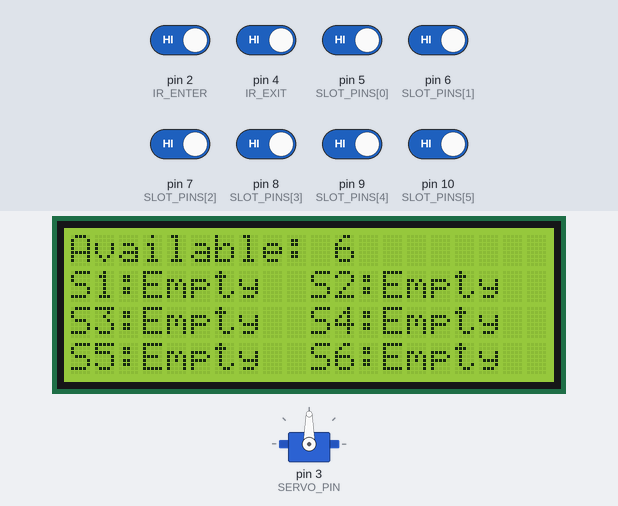
Bench run of a sketch on a simulated Arduino Uno, built with avr-gcc and run on an emulated ATmega328P. Shown: servo, 20×4 character LCD. The test bench sets the inputs (shaded band); at power-on: pin 2 (IR_ENTER), pin 4 (IR_EXIT), pin 5 (SLOT_PINS[0]), pin 6 (SLOT_PINS[1]), pin 7 (SLOT_PINS[2]), pin 8 (SLOT_PINS[3]), pin 9 (SLOT_PINS[4]), pin 10 (SLOT_PINS[5]) HIGH. What the sketch prints to the serial monitor is not drawn.

Above: at 4.3 s.
4.4 s: pin 5 (SLOT_PINS[0]) driven LOW
At 5.7 s:
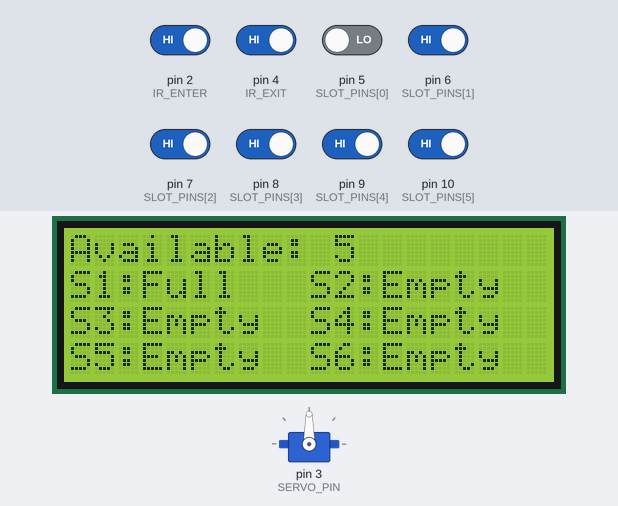
7.4 s: pin 6 (SLOT_PINS[1]) driven LOW
At 7.9 s:
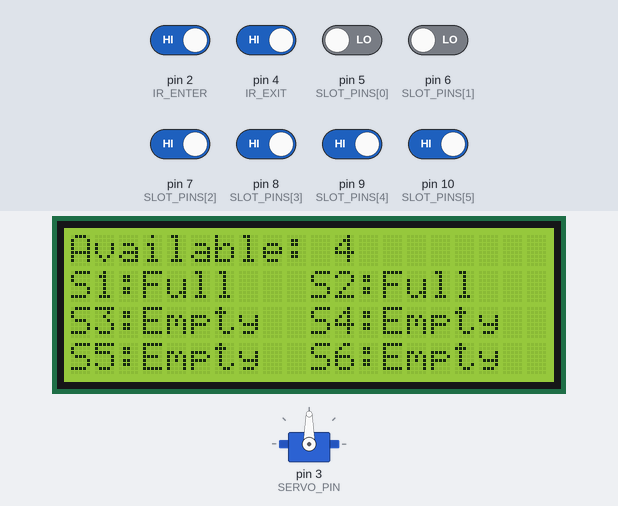
10.4 s: pin 7 (SLOT_PINS[2]) driven LOW
At 11.4 s:
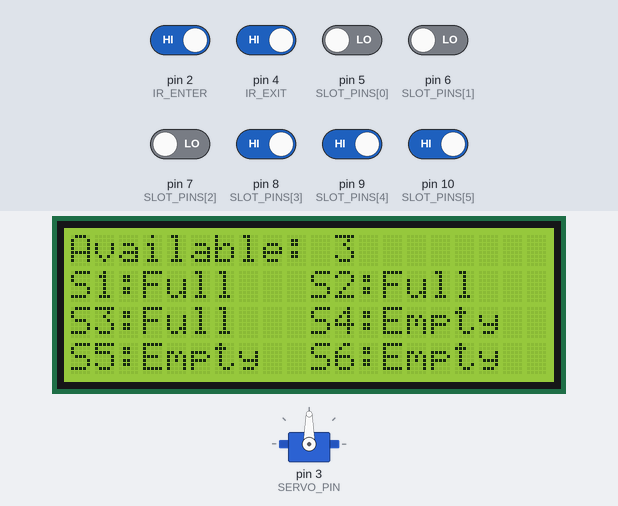
12.0 s: pin 8 (SLOT_PINS[3]) driven LOW
At 13.3 s:
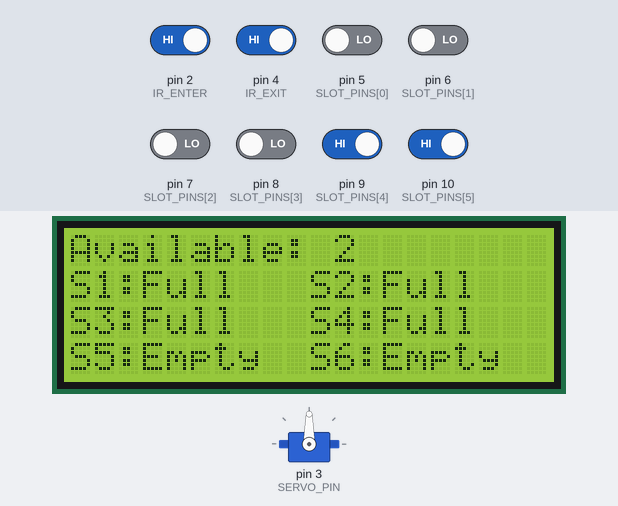
15.0 s: pin 9 (SLOT_PINS[4]) driven LOW
At 15.5 s:
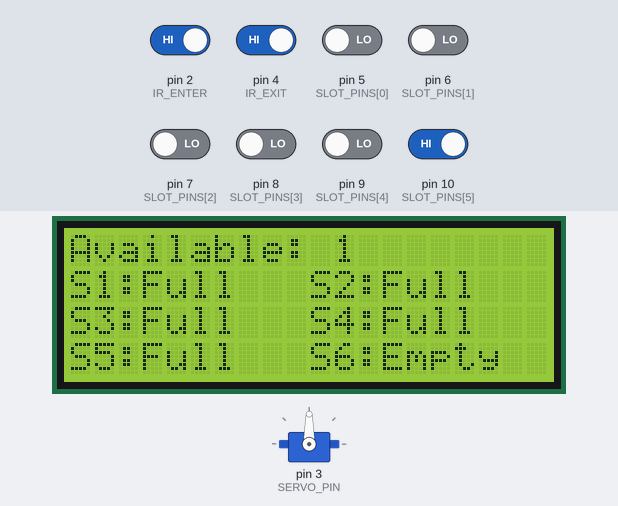
18.0 s: pin 10 (SLOT_PINS[5]) driven LOW
At 18.9 s:
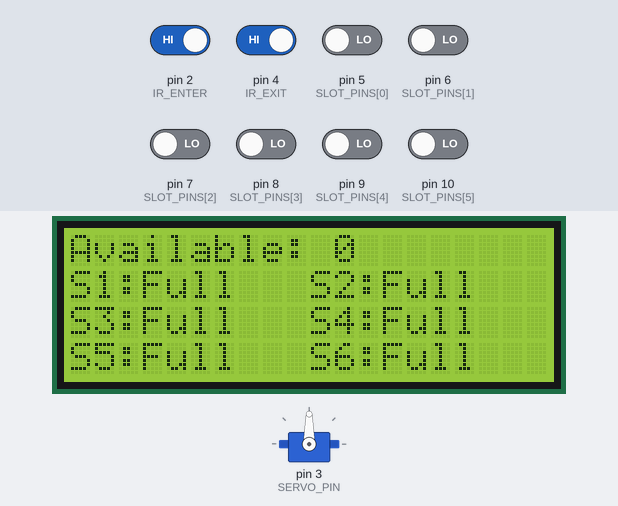
Timing chart, 0 to 21.0 s (numbered marks = the images above; inputs shaded):
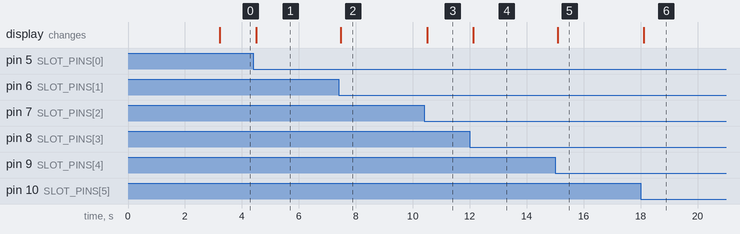

Measured:
- after the input at 4.4 s, the display: changes after 0.10 s (image 1)
- after the input at 7.4 s, the display: changes after 0.07 s (image 2)
- after the input at 10.4 s, the display: changes after 0.10 s (image 3)
- after the input at 12.0 s, the display: changes after 0.12 s (image 4)
- after the input at 15.0 s, the display: changes after 0.08 s (image 5)
- after the input at 18.0 s, the display: changes after 0.12 s (image 6)

The sketch:

Main.ino
```cpp
#include <Servo.h>
#include <Wire.h>
#include <LiquidCrystal_I2C.h>

// Pin Configuration
const int IR_ENTER = 2;
const int IR_EXIT = 4;
const int SERVO_PIN = 3;
const int SLOT_PINS[] = {5, 6, 7, 8, 9, 10};  // Slots 1-6
const int TOTAL_SLOTS = 6;

// LCD Configuration
const int LCD_ADDRESS = 0x27; // Change to 0x3F if needed
const int LCD_COLS = 20;
const int LCD_ROWS = 4;

// Global Objects
Servo barrier;
LiquidCrystal_I2C lcd(LCD_ADDRESS, LCD_COLS, LCD_ROWS);

// System State
bool slotStatus[TOTAL_SLOTS] = {0};  // true = occupied, false = empty
bool flagEntry = false;
bool flagExit = false;
int availableSlots = TOTAL_SLOTS;

void setup() {
  Serial.begin(9600);
  Serial.println("Initializing System...");

  // Initialize IR sensors
  pinMode(IR_ENTER, INPUT);
  pinMode(IR_EXIT, INPUT);
  for (int i = 0; i < TOTAL_SLOTS; i++) {
    pinMode(SLOT_PINS[i], INPUT);
  }

  // Initialize barrier
  barrier.attach(SERVO_PIN);
  barrier.write(90);  // Close barrier

  // Initialize LCD
  lcd.init();  // Use lcd.init() instead of lcd.begin()
  lcd.backlight();  // Ensure backlight is on
  Serial.println("LCD Initialized.");

  showWelcomeMessage();

  // Initial system update
  updateSlotStatus();
  displayStatus();
}

void loop() {
  updateSlotStatus();
  displayStatus();
  handleEntryExit();
  delay(1);
}

// Welcome Message Display
void showWelcomeMessage() {
  lcd.clear();
  lcd.setCursor(0, 1);
  lcd.print(" Smart Parking System ");
  delay(3000);  // Increase delay to give LCD time to display
  lcd.clear();
}

// Read parking slot status
void updateSlotStatus() {
  int occupied = 0;
  for (int i = 0; i < TOTAL_SLOTS; i++) {
    slotStatus[i] = (digitalRead(SLOT_PINS[i]) == LOW);
    if (slotStatus[i]) occupied++;
  }
  availableSlots = TOTAL_SLOTS - occupied;
}

// Display slot status on LCD
void displayStatus() {
  lcd.clear();

  // Show available slots
  lcd.setCursor(0, 0);
  lcd.print("Available: ");
  lcd.print(availableSlots);
  lcd.print("  ");  // Clear extra spaces

  // Show status for each pair of slots
  for (int i = 0; i < TOTAL_SLOTS; i += 2) {
    lcd.setCursor(0, (i / 2) + 1);
    lcd.print("S");
    lcd.print(i + 1);
    lcd.print(":");
    lcd.print(slotStatus[i] ? "Full " : "Empty");

    lcd.setCursor(10, (i / 2) + 1);
    lcd.print("S");
    lcd.print(i + 2);
    lcd.print(":");
    lcd.print(slotStatus[i + 1] ? "Full " : "Empty");
  }
}

// Handle Entry & Exit
void handleEntryExit() {
  // Handle vehicle entry
  if (digitalRead(IR_ENTER) == LOW && !flagEntry) {
    if (availableSlots > 0) {
      flagEntry = true;
      if (!flagExit) {
        barrier.write(180);  // Open barrier
      }
    } else {
      showParkingFullMessage();
    }
  }

  // Handle vehicle exit
  if (digitalRead(IR_EXIT) == LOW && !flagExit) {
    flagExit = true;
    if (!flagEntry) {
      barrier.write(180);  // Open barrier
    }
  }

  // Reset barrier after vehicle passes
  if (flagEntry && flagExit) {
    delay(1000);
    barrier.write(90);  // Close barrier
    flagEntry = false;
    flagExit = false;
  }
}

// Parking Full Message
void showParkingFullMessage() {
  lcd.clear();
  lcd.setCursor(0, 0);
  lcd.print("Parking Full");
  delay(2000);
  lcd.clear();
}
```
